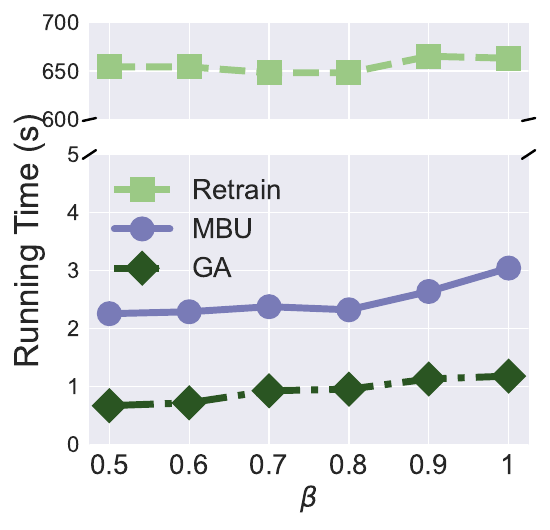

Source code (Python):


import numpy as np
import matplotlib.pyplot as plt
from brokenaxes import brokenaxes

epsilon = 3
beta = 1 / epsilon


x=[1, 2, 3, 4, 5, 6]
# validation_for_plt =[97,95.8600, 94.9400, 93.5400, 93.2400]
# attack_for_plt=[0, 0.3524, 0, 0.1762, 0.1762]
# basic_for_plt=[99.8, 99.8, 99.8, 99.8, 99.8]

labels = ['0.5', '0.6', '0.7', '0.8', '0.9', '1']
# unl_org = [97.77, 97.55, 97.35, 97.29, 97.21, 97.21]

# unl_hess_r = [96.6, 96.66, 96.04, 95.94, 95.85, 97.21]
# data construction time
OUL = [0.657479+1.60, 0.640489+1.65, 0.697980165+1.68, 0.72441936+1.60, 0.7297673810+1.91, 0.96332+2.08]

org_acc = [654.3272, 654.3272, 648.3272, 648.3272, 665.3272, 663.3272]

vbu_acc = [0.672800, 0.72140, 0.92958, 0.957286, 1.1322344, 1.1822344]
# unl_ss_wo = [94.32, 94.53, 94.78, 93.38, 94.04, 97.21]


for i in range(len(OUL)):
    OUL[i]=OUL[i]*1
    org_acc[i]=org_acc[i]
    vbu_acc[i]=vbu_acc[i]*1

plt.style.use('seaborn')
#plt.figure(figsize=(5.5, 5.3))
fig, (ax1, ax2) = plt.subplots(2, 1, sharex=True, figsize=(5.5, 5.3), gridspec_kw={'height_ratios': [1, 3]})

# Create a broken axis instance
#bax = brokenaxes(ylims=((0, 2), (650, 670)), hspace=.15)


l_w=5
m_s=15
marker_s=3
markevery=1
#plt.figure(figsize=(8, 5.3))
#plt.plot(x, unl_fr, color='blue', marker='^', label='Retrain',linewidth=l_w, markersize=m_s)
#plt.plot(x, unl_ss_w, color='g',  marker='*',  label='PriMU$_{w}$',linewidth=l_w, markersize=m_s)


# Upper plot (y-axis range: 200-300)
ax1.plot(x, org_acc, linestyle='--', color='#9BC985',  marker='s', fillstyle='full', markevery=markevery, label='Retrain',linewidth=l_w, markersize=m_s, markeredgewidth=marker_s)

ax1.plot(x, OUL, linestyle='-', color='#797BB7', marker='o', fillstyle='full', markevery=markevery, label='TCU', linewidth=l_w, markersize=m_s, markeredgewidth=marker_s)

ax1.plot(x, vbu_acc, linestyle='-.', color='#2A5522',  marker='D', fillstyle='full', markevery=markevery, label='GA',linewidth=l_w, markersize=m_s, markeredgewidth=marker_s)

ax1.set_ylim(600, 700)
ax1.tick_params(axis='y', labelsize=16)
ax1.spines['bottom'].set_visible(False)
ax1.tick_params(axis='x', which='both', bottom=False, top=False, labelbottom=False)




# Lower plot (y-axis range: 0-50)
ax2.plot(x, org_acc, linestyle='--', color='#9BC985',  marker='s', fillstyle='full', markevery=markevery, label='Retrain',linewidth=l_w, markersize=m_s, markeredgewidth=marker_s)

ax2.plot(x, OUL, linestyle='-', color='#797BB7', marker='o', fillstyle='full', markevery=markevery, label='MBU', linewidth=l_w, markersize=m_s, markeredgewidth=marker_s)

ax2.plot(x, vbu_acc, linestyle='-.', color='#2A5522',  marker='D', fillstyle='full', markevery=markevery, label='GA',linewidth=l_w, markersize=m_s, markeredgewidth=marker_s)

ax2.set_ylim(0, 5)
ax2.tick_params(axis='y', labelsize=16)
ax2.spines['top'].set_visible(False)

# Add diagonal lines to indicate a break in the y-axis
d = .015  # size of diagonal lines
kwargs = dict(transform=ax1.transAxes, color='k', clip_on=False)
ax1.plot((-d, +d), (-d, +d), **kwargs)        # top-left diagonal
ax1.plot((1 - d, 1 + d), (-d, +d), **kwargs)  # top-right diagonal

kwargs.update(transform=ax2.transAxes)  # switch to the bottom axes
ax2.plot((-d, +d), (1 - d, 1 + d), **kwargs)  # bottom-left diagonal
ax2.plot((1 - d, 1 + d), (1 - d, 1 + d), **kwargs)  # bottom-right diagonal

# Labels
ax2.set_xlabel('$\\beta$' ,fontsize=20)
ax2.set_ylabel('Running Time (s)', fontsize=24)
# ax2.yaxis.set_label_position('right')
ax2.yaxis.set_label_coords(-0.1, 0.7)
ax2.set_xticks(x, labels, fontsize=20)
ax2.legend(loc='best',fontsize=20)
# plt.grid()
#leg = bax.legend(fancybox=True, shadow=True)
# plt.xlabel('Malicious Client Ratio (%)' ,fontsize=16)
#bax.set_ylabel('Running Time (s)', fontsize=24)


#my_y_ticks = np.arange(0., 300.94, 50.)
#plt.yticks(my_y_ticks,fontsize=20)
#bax.set_xlabel('$\\it USR$ (%)' ,fontsize=20)


# plt.title('CIFAR10 IID')

#plt.annotate(r"1e-1", xy=(0.1, 1.01), xycoords='axes fraction', xytext=(-10, 10), textcoords='offset points', ha='right', va='center', fontsize=15)


# plt.title('(c) Utility Preservation', fontsize=24)
#bax.legend(loc='best',fontsize=20)
plt.tight_layout()
#plt.title("MNIST")
plt.rcParams['figure.figsize'] = (2.0, 1)
plt.rcParams['image.interpolation'] = 'nearest'
plt.rcParams['figure.subplot.left'] = 0.11
plt.rcParams['figure.subplot.bottom'] = 0.08
plt.rcParams['figure.subplot.right'] = 0.977
plt.rcParams['figure.subplot.top'] = 0.969
plt.savefig('CelebA_running_time_mcr_r.pdf', format='pdf', dpi=200)
plt.show()